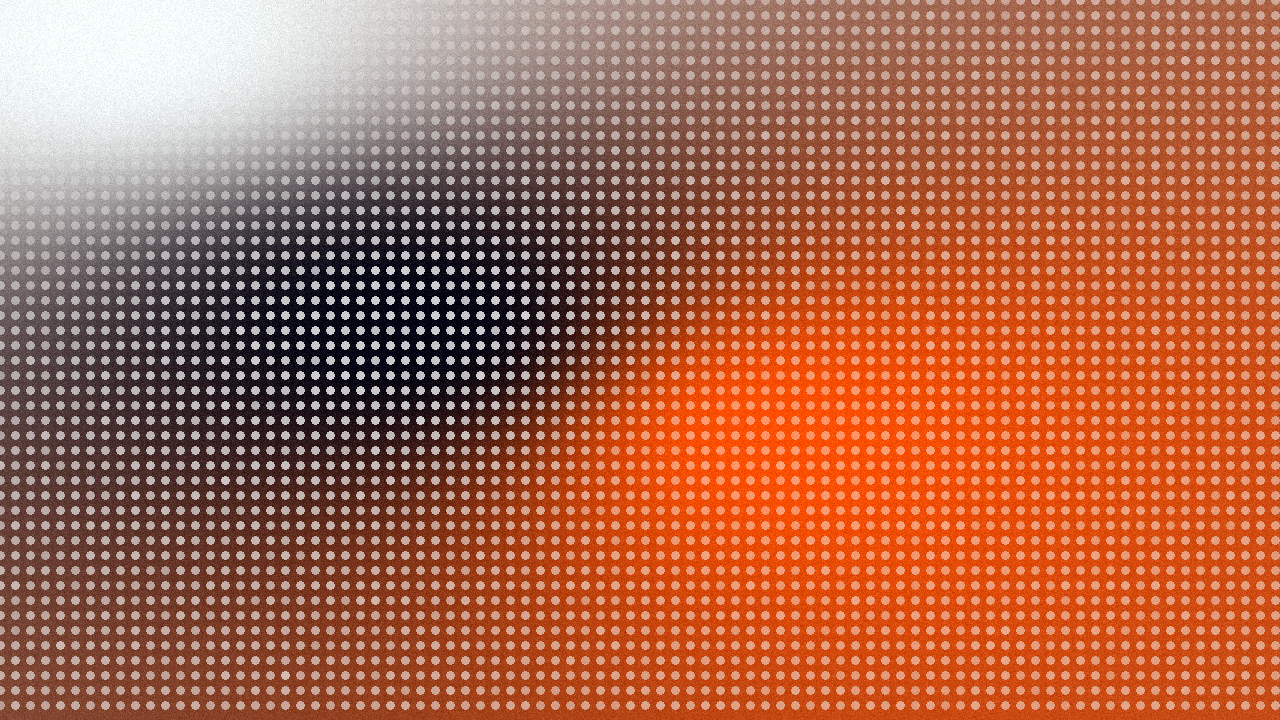
#> input picture samples/dots_alpha.png, 1280 x 720 px
$ python -i filters.py   (imports and definitions only)
#> lines starting #> are read from the running program, lines starting #| are printed output that depends on the picture
#> further down, picture is the input picture: PIL image 1280x720 RGBA; mean R, G, B, A 172.6, 105.3, 78.8, 255
import numpy as np
import scipy.ndimage
from PIL import Image, ImageFilter

class WallpaperFilters:
    # [120 lines left out: functions apply_dot_matrix, apply_dither, apply_film_grain, not called in this run]

    apply_noise = apply_film_grain

    # [68 lines left out: functions apply_chromatic_aberration, apply_vignette, not called in this run]

    @staticmethod
    def apply_frosted_glass(image, blur_radius=30, noise_amount=0.15):
        """
        Simulates a premium frosted glass texture across the entire image.
        Uses a diffusion blur followed by a specular frost noise overlay.
        """
#> called with blur_radius = 30, noise_amount = 0.15
        width, height = image.size
#> width = 1280; height = 720
        # Diffusion blur (downsample for performance and softer blur)
        small_width = max(1, width // 2)
#> small_width = 640
        small_height = max(1, height // 2)
#> small_height = 360
        small = image.resize((small_width, small_height), Image.BILINEAR)
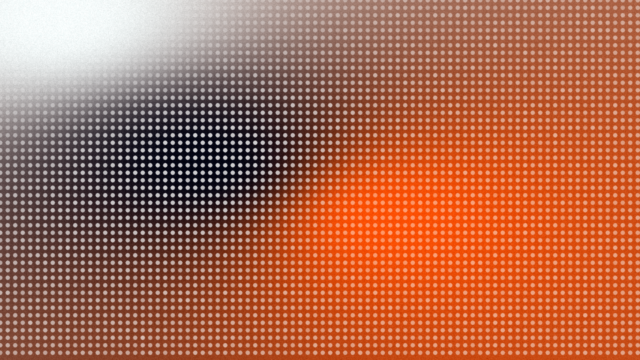
#> small: PIL image 640x360 RGBA; mean R, G, B, A 172.8, 105.4, 78.9, 255
        blurred = small.filter(ImageFilter.GaussianBlur(radius=blur_radius // 2))
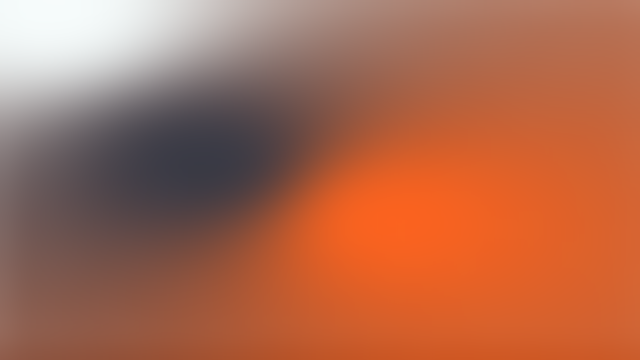
#> blurred: PIL image 640x360 RGBA; mean R, G, B, A 172.9, 105.5, 79, 255
        final = blurred.resize((width, height), Image.LANCZOS)

        img_arr = np.array(final).astype(np.float32) / 255.0

        # Specular frost noise
        frost_noise = np.random.normal(0.6, noise_amount * 0.2, img_arr.shape[:2])
        frost_noise = np.clip(frost_noise, 0.0, 1.0)

        # Screen blend mode for the frost (makes it luminous and translucent)
        frost_stack = np.stack([frost_noise] * 3, axis=-1)

        # Blend factor for the frost
        blend = 0.15 * noise_amount / 0.15
        res_rgb = 1.0 - (1.0 - img_arr[..., :3]) * (1.0 - frost_stack * blend)

        res = img_arr.copy()
        res[..., :3] = res_rgb
        return Image.fromarray(np.clip(res * 255.0, 0, 255).astype(np.uint8))

    # [73 lines left out: function apply_contour_lines, not called in this run]


# Backward-compatible alias for older imports.
NothingFilters = WallpaperFilters

# [6 lines not run here, left out]

>>> from PIL import Image
>>> picture = Image.open('../samples/dots_alpha.png')
>>> result = WallpaperFilters().apply_frosted_glass(picture)

$ run again, on samples/fluid_generic.png
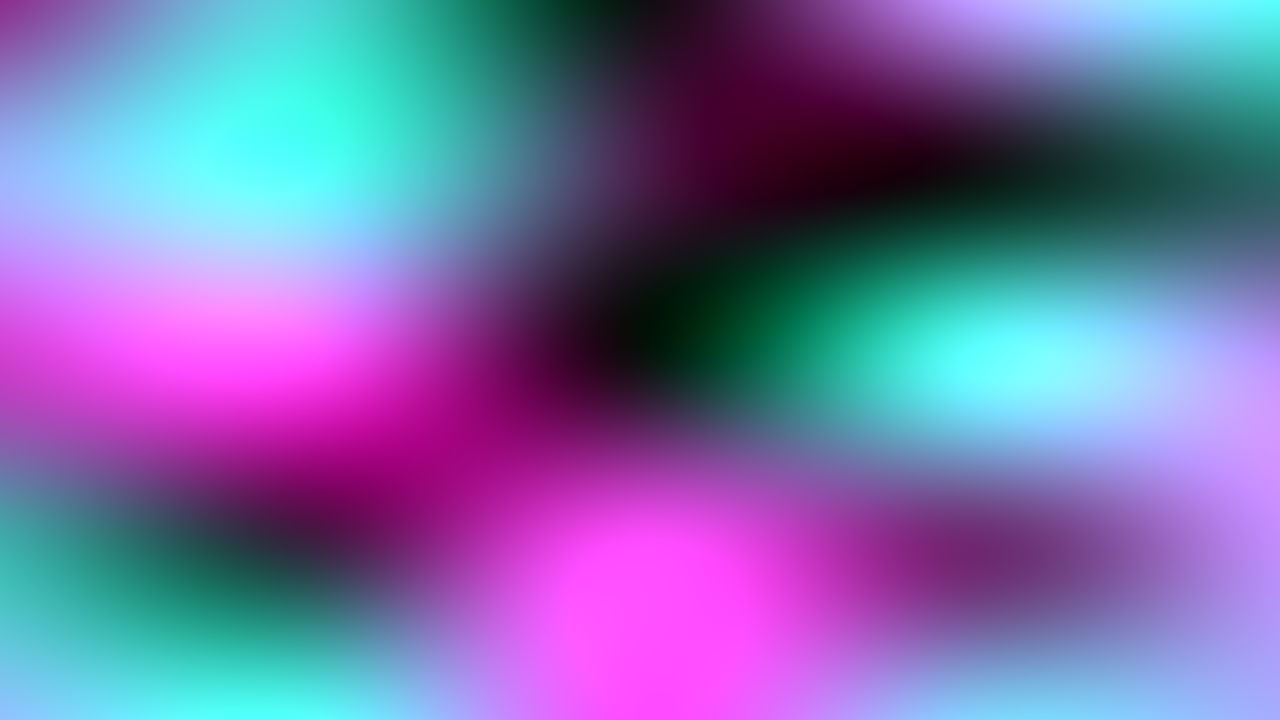
#> input picture samples/fluid_generic.png, 1280 x 720 px
#> picture is the input picture: PIL image 1280x720 RGBA; mean R, G, B, A 116.8, 112.1, 168, 255
#> in apply_frosted_glass, `res_rgb = 1.0 - (1.0 - img_arr[..., :3]) * (1.0 - frost_stack * blend)`:
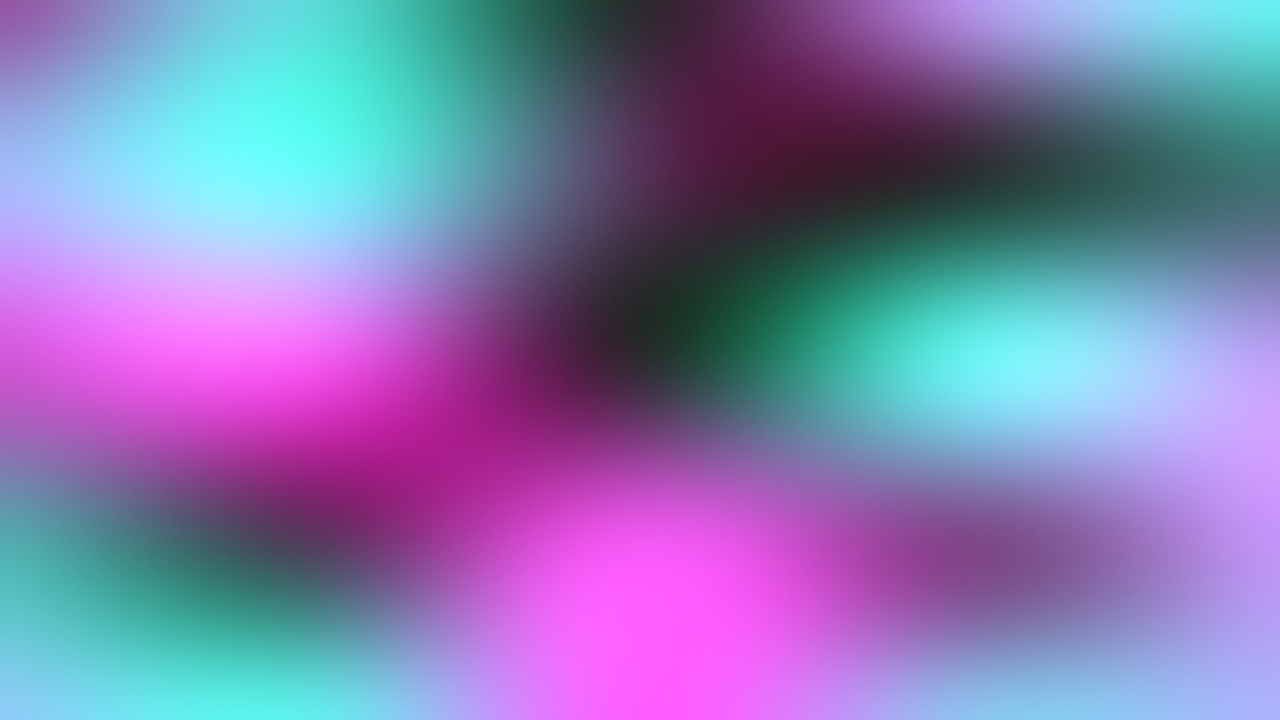
#> res_rgb: shape (720, 1280, 3) float64; mean R, G, B 0.508, 0.492, 0.691
